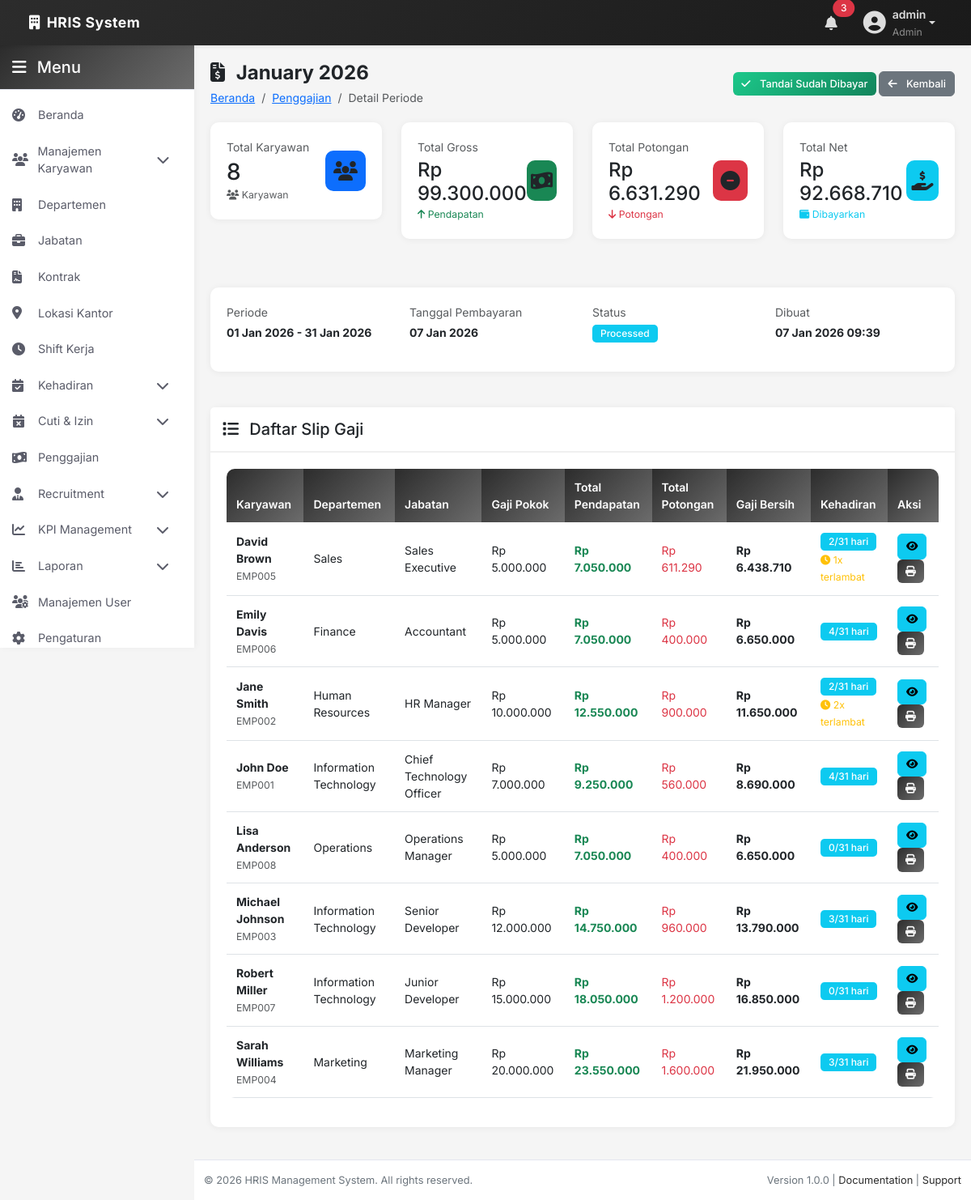
Page /admin/payroll/view_period.php?id=4 (signed in) on the committed database.
### tables this page shows
CREATE TABLE `payroll_periods` (
  `id` int(11) NOT NULL,
  `period_name` varchar(100) NOT NULL,
  `period_month` int(11) NOT NULL,
  `period_year` int(11) NOT NULL,
  `start_date` date NOT NULL,
  `end_date` date NOT NULL,
  `payment_date` date NOT NULL,
  `status` enum('Draft','Processed','Paid','Closed') DEFAULT 'Draft',
  `total_employees` int(11) DEFAULT 0,
  `total_gross` decimal(15,2) DEFAULT 0.00,
  `total_deductions` decimal(15,2) DEFAULT 0.00,
  `total_net` decimal(15,2) DEFAULT 0.00,
  `created_by` int(11) DEFAULT NULL,
  `created_at` timestamp NOT NULL DEFAULT current_timestamp(),
  `updated_at` timestamp NOT NULL DEFAULT current_timestamp() ON UPDATE current_timestamp()
);

CREATE TABLE `payroll_slips` (
  `id` int(11) NOT NULL,
  `period_id` int(11) NOT NULL,
  `employee_id` int(11) NOT NULL,
  `basic_salary` decimal(15,2) NOT NULL,
  `total_earnings` decimal(15,2) NOT NULL,
  `total_deductions` decimal(15,2) NOT NULL,
  `net_salary` decimal(15,2) NOT NULL,
  `attendance_days` int(11) DEFAULT 0,
  `working_days` int(11) DEFAULT 0,
  `overtime_hours` decimal(5,2) DEFAULT 0.00,
  `late_count` int(11) DEFAULT 0,
  `status` enum('Draft','Approved','Paid') DEFAULT 'Draft',
  `payment_date` date DEFAULT NULL,
  `notes` text DEFAULT NULL,
  `created_at` timestamp NOT NULL DEFAULT current_timestamp(),
  `updated_at` timestamp NOT NULL DEFAULT current_timestamp() ON UPDATE current_timestamp()
);

CREATE TABLE `employees` (
  `id` int(11) NOT NULL,
  `employee_code` varchar(20) NOT NULL,
  `first_name` varchar(50) NOT NULL,
  `last_name` varchar(50) NOT NULL,
  `email` varchar(100) NOT NULL,
  `phone` varchar(20) DEFAULT NULL,
  `date_of_birth` date DEFAULT NULL,
  `gender` enum('Male','Female','Other') NOT NULL,
  `address` text DEFAULT NULL,
  `department_id` int(11) DEFAULT NULL,
  `position_id` int(11) DEFAULT NULL,
  `hire_date` date NOT NULL,
  `employment_status` enum('Active','Inactive','On Leave','Terminated') DEFAULT 'Active',
  `basic_salary` decimal(15,2) DEFAULT 0.00,
  `salary` decimal(12,2) DEFAULT NULL,
  `photo` varchar(255) DEFAULT NULL,
  `user_id` int(11) DEFAULT NULL,
  `created_at` timestamp NOT NULL DEFAULT current_timestamp(),
  `updated_at` timestamp NOT NULL DEFAULT current_timestamp() ON UPDATE current_timestamp()
);

CREATE TABLE `departments` (
  `id` int(11) NOT NULL,
  `department_name` varchar(100) NOT NULL,
  `department_code` varchar(20) NOT NULL,
  `description` text DEFAULT NULL,
  `created_at` timestamp NOT NULL DEFAULT current_timestamp(),
  `updated_at` timestamp NOT NULL DEFAULT current_timestamp() ON UPDATE current_timestamp()
);

CREATE TABLE `positions` (
  `id` int(11) NOT NULL,
  `position_name` varchar(100) NOT NULL,
  `level` int(11) DEFAULT NULL,
  `position_code` varchar(20) NOT NULL,
  `description` text DEFAULT NULL,
  `created_at` timestamp NOT NULL DEFAULT current_timestamp(),
  `updated_at` timestamp NOT NULL DEFAULT current_timestamp() ON UPDATE current_timestamp()
);

### includes/functions.php (called while the page is built, shortened)
<?php
function formatDate($date, $format = 'd M Y') {
    return date($format, strtotime($date));
}
function formatCurrency($amount) {
    return 'Rp ' . number_format($amount, 0, ',', '.');
}

### admin/payroll/view_period.php (the view, shortened to what this page needs)
<?php
include __DIR__ . '/../includes/header.php';
include __DIR__ . '/../includes/sidebar.php';
$period_id = $_GET['id'] ?? 0;
try {
    $periodStmt = $pdo->prepare("SELECT * FROM payroll_periods WHERE id = ?");
    $periodStmt->execute([$period_id]);
    $period = $periodStmt->fetch();
    $slipsStmt = $pdo->prepare("SELECT ps.*,
                                CONCAT(e.first_name, ' ', e.last_name) as employee_name,
                                e.employee_code,
                                d.department_name,
                                p.position_name
                                FROM payroll_slips ps
                                LEFT JOIN employees e ON ps.employee_id = e.id
                                LEFT JOIN departments d ON e.department_id = d.id
                                LEFT JOIN positions p ON e.position_id = p.id
                                WHERE ps.period_id = ?
                                ORDER BY e.first_name");
    $slipsStmt->execute([$period_id]);
    $slips = $slipsStmt->fetchAll();
} catch (PDOException $e) {
    error_log("Error fetching period details: " . $e->getMessage());
    redirect('/hrm/admin/payroll/index.php', 'error', 'Gagal mengambil data periode');
}
?>
<div class="page-header">
    <div class="row align-items-center">
        <div class="col-md-6">
            <h1><i class="fas fa-file-invoice-dollar me-2"></i> <?php echo htmlspecialchars($period['period_name']); ?></h1>
            <nav aria-label="breadcrumb">
                <ol class="breadcrumb">
                    <li class="breadcrumb-item"><a href="/hrm/admin/index.php">Beranda</a></li>
                    <li class="breadcrumb-item"><a href="/hrm/admin/payroll/index.php">Penggajian</a></li>
                    <li class="breadcrumb-item active">Detail Periode</li>
                </ol>
            </nav>
        </div>
        <div class="col-md-6 text-md-end">
            <?php if ($period['status'] == 'Processed'): ?>
                <button onclick="markAsPaid(<?php echo $period_id; ?>)" class="btn btn-success btn-sm">
                    <i class="fas fa-check me-2"></i> Tandai Sudah Dibayar
                </button>
            <?php endif; ?>
            <a href="/hrm/admin/payroll/index.php" class="btn btn-secondary btn-sm">
                <i class="fas fa-arrow-left me-2"></i> Kembali
            </a>
        </div>
    </div>
</div>
<div class="row mb-4">
    <div class="col-lg-3 col-md-6 mb-3">
        <div class="card fade-in">
            <div class="card-body">
                <div class="d-flex justify-content-between align-items-center">
                    <div>
                        <p class="text-muted mb-1">Total Karyawan</p>
                        <h3 class="mb-0"><?php echo $period['total_employees']; ?></h3>
                        <small class="text-muted">
                            <i class="fas fa-users"></i> Karyawan
                        </small>
                    </div>
                    <div class="stats-icon bg-primary">
                        <i class="fas fa-users"></i>
                    </div>
                </div>
            </div>
        </div>
    </div>
    <div class="col-lg-3 col-md-6 mb-3">
        <div class="card fade-in">
            <div class="card-body">
                <div class="d-flex justify-content-between align-items-center">
                    <div>
                        <p class="text-muted mb-1">Total Gross</p>
                        <h4 class="mb-0"><?php echo formatCurrency($period['total_gross']); ?></h4>
                        <small class="text-success">
                            <i class="fas fa-arrow-up"></i> Pendapatan
                        </small>
                    </div>
                    <div class="stats-icon bg-success">
                        <i class="fas fa-money-bill-wave"></i>
                    </div>
                </div>
            </div>
        </div>
    </div>
    <div class="col-lg-3 col-md-6 mb-3">
        <div class="card fade-in">
            <div class="card-body">
                <div class="d-flex justify-content-between align-items-center">
                    <div>
                        <p class="text-muted mb-1">Total Potongan</p>
                        <h4 class="mb-0"><?php echo formatCurrency($period['total_deductions']); ?></h4>
                        <small class="text-danger">
                            <i class="fas fa-arrow-down"></i> Potongan
                        </small>
                    </div>
                    <div class="stats-icon bg-danger">
                        <i class="fas fa-minus-circle"></i>
                    </div>
                </div>
            </div>
        </div>
    </div>
    <div class="col-lg-3 col-md-6 mb-3">
        <div class="card fade-in">
            <div class="card-body">
                <div class="d-flex justify-content-between align-items-center">
                    <div>
                        <p class="text-muted mb-1">Total Net</p>
                        <h4 class="mb-0"><?php echo formatCurrency($period['total_net']); ?></h4>
                        <small class="text-info">
                            <i class="fas fa-wallet"></i> Dibayarkan
                        </small>
                    </div>
                    <div class="stats-icon bg-info">
                        <i class="fas fa-hand-holding-usd"></i>
                    </div>
                </div>
            </div>
        </div>
    </div>
</div>
<div class="row mb-4">
    <div class="col-12">
        <div class="card fade-in">
            <div class="card-body">
                <div class="row">
                    <div class="col-md-3">
                        <p class="text-muted mb-1">Periode</p>
                        <p class="fw-bold"><?php echo formatDate($period['start_date'], 'd M Y'); ?> - <?php echo formatDate($period['end_date'], 'd M Y'); ?></p>
                    </div>
                    <div class="col-md-3">
                        <p class="text-muted mb-1">Tanggal Pembayaran</p>
                        <p class="fw-bold"><?php echo formatDate($period['payment_date'], 'd M Y'); ?></p>
                    </div>
                    <div class="col-md-3">
                        <p class="text-muted mb-1">Status</p>
                        <p>
                            <?php
                            $statusClass = '';
                            switch ($period['status']) {
                                case 'Processed': $statusClass = 'bg-info'; break;
                            }
                            ?>
                            <span class="badge <?php echo $statusClass; ?>">
                                <?php echo $period['status']; ?>
                            </span>
                        </p>
                    </div>
                    <div class="col-md-3">
                        <p class="text-muted mb-1">Dibuat</p>
                        <p class="fw-bold"><?php echo formatDate($period['created_at'], 'd M Y H:i'); ?></p>
                    </div>
                </div>
            </div>
        </div>
    </div>
</div>
<div class="row">
    <div class="col-12">
        <div class="card fade-in">
            <div class="card-header">
                <h5 class="mb-0">
                    <i class="fas fa-list me-2"></i> Daftar Slip Gaji
                </h5>
            </div>
            <div class="card-body">
                <div class="table-responsive">
                    <table id="slipsTable" class="table table-hover">
                        <thead>
                            <tr>
                                <th>Karyawan</th>
                                <th>Departemen</th>
                                <th>Jabatan</th>
                                <th>Gaji Pokok</th>
                                <th>Total Pendapatan</th>
                                <th>Total Potongan</th>
                                <th>Gaji Bersih</th>
                                <th>Kehadiran</th>
                                <th>Aksi</th>
                            </tr>
                        </thead>
                        <tbody>
                            <?php foreach ($slips as $slip): ?>
                                <tr>
                                    <td>
                                        <strong><?php echo htmlspecialchars($slip['employee_name']); ?></strong><br>
                                        <small class="text-muted"><?php echo htmlspecialchars($slip['employee_code']); ?></small>
                                    </td>
                                    <td><?php echo htmlspecialchars($slip['department_name'] ?? '-'); ?></td>
                                    <td><?php echo htmlspecialchars($slip['position_name'] ?? '-'); ?></td>
                                    <td><?php echo formatCurrency($slip['basic_salary']); ?></td>
                                    <td class="text-success fw-bold"><?php echo formatCurrency($slip['total_earnings']); ?></td>
                                    <td class="text-danger"><?php echo formatCurrency($slip['total_deductions']); ?></td>
                                    <td class="fw-bold"><?php echo formatCurrency($slip['net_salary']); ?></td>
                                    <td>
                                        <span class="badge bg-info">
                                            <?php echo $slip['attendance_days']; ?>/<?php echo $slip['working_days']; ?> hari
                                        </span>
                                        <?php if ($slip['late_count'] > 0): ?>
                                            <br><small class="text-warning">
                                                <i class="fas fa-clock"></i> <?php echo $slip['late_count']; ?>x terlambat
                                            </small>
                                        <?php endif; ?>
                                    </td>
                                    <td>
                                        <button onclick="viewSlipDetail(<?php echo $slip['id']; ?>)"
                                                class="btn btn-sm btn-info" data-bs-toggle="tooltip" title="Lihat Detail">
                                            <i class="fas fa-eye"></i>
                                        </button>
                                        <a href="/hrm/admin/payroll/print_slip.php?id=<?php echo $slip['id']; ?>"
                                           target="_blank" class="btn btn-sm btn-primary" data-bs-toggle="tooltip" title="Cetak Slip">
                                            <i class="fas fa-print"></i>
                                        </a>
                                    </td>
                                </tr>
                            <?php endforeach; ?>
                        </tbody>
                    </table>
                </div>
            </div>
        </div>
    </div>
</div>
<?php include __DIR__ . '/../includes/footer.php'; ?>

### assets/css/style.css (style rules this page uses)
:root { --primary-color: #2c2c2c; --primary-dark: #1a1a1a; --primary-light: #404040; --secondary-color: #6c6c6c; --success-color: #4a4a4a; --danger-color: #3a3a3a; --warning-color: #5a5a5a; --info-color: #505050; --light-bg: #f8f9fa; --dark-bg: #2c2c2c; --border-color: #dee2e6; --text-primary: #212529; --text-secondary: #6c757d; --text-muted: #adb5bd; --sidebar-width: 240px; --navbar-height: 56px; --transition: all 0.3s ease; }
* { margin: 0; padding: 0; box-sizing: border-box; }
body { font-family: 'Inter', 'Segoe UI', Tahoma, Geneva, Verdana, sans-serif; background-color: #f5f5f5; color: var(--text-primary); font-size: 0.875rem; line-height: 1.5; }
.page-header { margin-bottom: 20px; }
.page-header h1 { font-size: 1.5rem; font-weight: 700; color: var(--dark-color); margin-bottom: 5px; }
.breadcrumb { background: transparent; padding: 0; margin: 0; }
.card { border: none; border-radius: 10px; box-shadow: 0 1px 8px rgba(0, 0, 0, 0.06); margin-bottom: 20px; transition: transform 0.3s ease, box-shadow 0.3s ease; }
.card-header { background-color: white; border-bottom: 2px solid #f0f0f0; padding: 15px; font-weight: 600; font-size: 1rem; }
.card-body { padding: 20px; }
.stats-icon { width: 50px; height: 50px; border-radius: 10px; display: flex; align-items: center; justify-content: center; font-size: 1.5rem; }
.btn { border-radius: 6px; padding: 8px 16px; font-weight: 500; font-size: 0.875rem; transition: all 0.3s ease; }
.btn-primary { background: linear-gradient(135deg, var(--primary-color), var(--secondary-color)); border: none; }
.btn-success { background: linear-gradient(135deg, #1cc88a, #13855c); border: none; }
.btn-sm { padding: 5px 10px; font-size: 0.8rem; }
.table { background: white; border-radius: 10px; overflow: hidden; font-size: 0.875rem; }
.table thead th { background: linear-gradient(135deg, var(--primary-color), var(--secondary-color)); color: white; font-weight: 600; border: none; padding: 12px; font-size: 0.875rem; }
.table tbody td { padding: 12px; vertical-align: middle; }
.table tbody tr { transition: background-color 0.2s ease; }
.badge { padding: 5px 10px; border-radius: 5px; font-weight: 500; font-size: 0.75rem; }
.fade-in { animation: fadeIn 0.5s ease-out; }

### rows in the picture
payroll_periods: period_name "January 2026", total_employees "8", total_gross "Rp 99.300.000", total_deductions "Rp 6.631.290", total_net "Rp 92.668.710", start_date "01 Jan 2026", end_date "31 Jan 2026", payment_date "07 Jan 2026", status "Processed", created_at "07 Jan 2026 09:39"
payroll_slips: employee_name "David Brown", employee.employee_code "EMP005", departments.department_name "Sales", positions.position_name "Sales Executive", basic_salary "Rp 5.000.000", total_earnings "Rp 7.050.000", total_deductions "Rp 611.290", net_salary "Rp 6.438.710", attendance_days "2", working_days "31", late_count "1"
payroll_slips: employee_name "Emily Davis", employee.employee_code "EMP006", departments.department_name "Finance", positions.position_name "Accountant", basic_salary "Rp 5.000.000", total_earnings "Rp 7.050.000", total_deductions "Rp 400.000", net_salary "Rp 6.650.000", attendance_days "4", working_days "31"
payroll_slips: employee_name "Jane Smith", employee.employee_code "EMP002", departments.department_name "Human Resources", positions.position_name "HR Manager", basic_salary "Rp 10.000.000", total_earnings "Rp 12.550.000", total_deductions "Rp 900.000", net_salary "Rp 11.650.000", attendance_days "2", working_days "31", late_count "2"
payroll_slips: employee_name "John Doe", employee.employee_code "EMP001", departments.department_name "Information Technology", positions.position_name "Chief Technology Officer", basic_salary "Rp 7.000.000", total_earnings "Rp 9.250.000", total_deductions "Rp 560.000", net_salary "Rp 8.690.000", attendance_days "4", working_days "31"
payroll_slips: employee_name "Lisa Anderson", employee.employee_code "EMP008", departments.department_name "Operations", positions.position_name "Operations Manager", basic_salary "Rp 5.000.000", total_earnings "Rp 7.050.000", total_deductions "Rp 400.000", net_salary "Rp 6.650.000", attendance_days "0", working_days "31"
payroll_slips: employee_name "Michael Johnson", employee.employee_code "EMP003", departments.department_name "Information Technology", positions.position_name "Senior Developer", basic_salary "Rp 12.000.000", total_earnings "Rp 14.750.000", total_deductions "Rp 960.000", net_salary "Rp 13.790.000", attendance_days "3", working_days "31"
payroll_slips: employee_name "Robert Miller", employee.employee_code "EMP007", departments.department_name "Information Technology", positions.position_name "Junior Developer", basic_salary "Rp 15.000.000", total_earnings "Rp 18.050.000", total_deductions "Rp 1.200.000", net_salary "Rp 16.850.000", attendance_days "0", working_days "31"
payroll_slips: employee_name "Sarah Williams", employee.employee_code "EMP004", departments.department_name "Marketing", positions.position_name "Marketing Manager", basic_salary "Rp 20.000.000", total_earnings "Rp 23.550.000", total_deductions "Rp 1.600.000", net_salary "Rp 21.950.000", attendance_days "3", working_days "31"

### other values in the picture
$_SESSION['username'] "admin"
$_SESSION['role'] "Admin"
